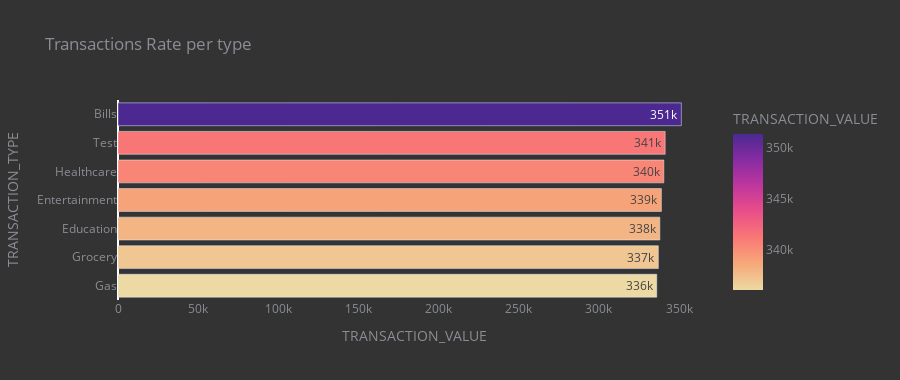

The notebook cell this image was saved under:
### Code cell
fig = px.bar(top_transactions,x=top_transactions['TRANSACTION_VALUE'],y=top_transactions.index,
             color=top_transactions['TRANSACTION_VALUE'],text_auto=".3s",
             title="Transactions Rate per type",color_continuous_scale=px.colors.sequential.Agsunset_r)
fig.update_layout( width=900,
    height=380,font=dict(size=12, color='#8a8d93'),plot_bgcolor='#333', paper_bgcolor='#333',xaxis=dict(showgrid=False),
              yaxis=dict(showgrid=False))
fig.show()

### Figure 1 — Plotly figure (JSON) as saved in the notebook; plotly's stock layout.template omitted (floating-point values rounded to 4 significant figures)
{"data": [{"alignmentgroup": "True", "hovertemplate": "TRANSACTION_VALUE=%{marker.color}<br>TRANSACTION_TYPE=%{y}<extra></extra>", "legendgroup": "", "marker": {"color": [336100.0, 337100.0, 338000.0, 339000.0, 340500.0, 341300.0, 351400.0], "coloraxis": "coloraxis", "pattern": {"shape": ""}}, "name": "", "offsetgroup": "", "orientation": "h", "showlegend": false, "textposition": "auto", "texttemplate": "%{x:.3s}", "type": "bar", "x": [336100.0, 337100.0, 338000.0, 339000.0, 340500.0, 341300.0, 351400.0], "xaxis": "x", "y": ["Gas", "Grocery", "Education", "Entertainment", "Healthcare", "Test", "Bills"], "yaxis": "y"}], "layout": {"barmode": "relative", "coloraxis": {"colorbar": {"title": {"text": "TRANSACTION_VALUE"}}, "colorscale": [[0, "rgb(237, 217, 163)"], [0.1667, "rgb(246, 169, 122)"], [0.3333, "rgb(250, 120, 118)"], [0.5, "rgb(234, 79, 136)"], [0.6667, "rgb(192, 54, 157)"], [0.8333, "rgb(135, 44, 162)"], [1, "rgb(75, 41, 145)"]]}, "font": {"color": "#8a8d93", "size": 12}, "height": 380, "legend": {"tracegroupgap": 0}, "paper_bgcolor": "#333", "plot_bgcolor": "#333", "title": {"text": "Transactions Rate per type"}, "width": 900, "xaxis": {"anchor": "y", "domain": [0, 1], "showgrid": false, "title": {"text": "TRANSACTION_VALUE"}}, "yaxis": {"anchor": "x", "domain": [0, 1], "showgrid": false, "title": {"text": "TRANSACTION_TYPE"}}}}
